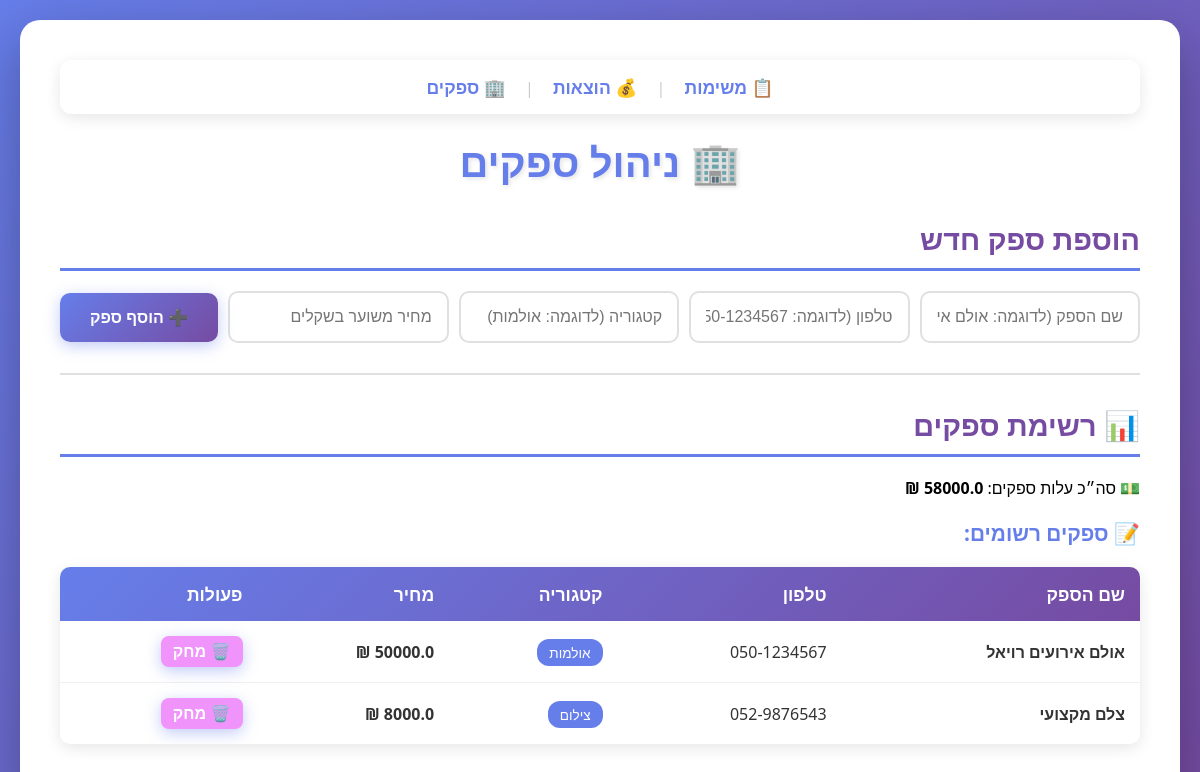
Before: /suppliers with the older database file.
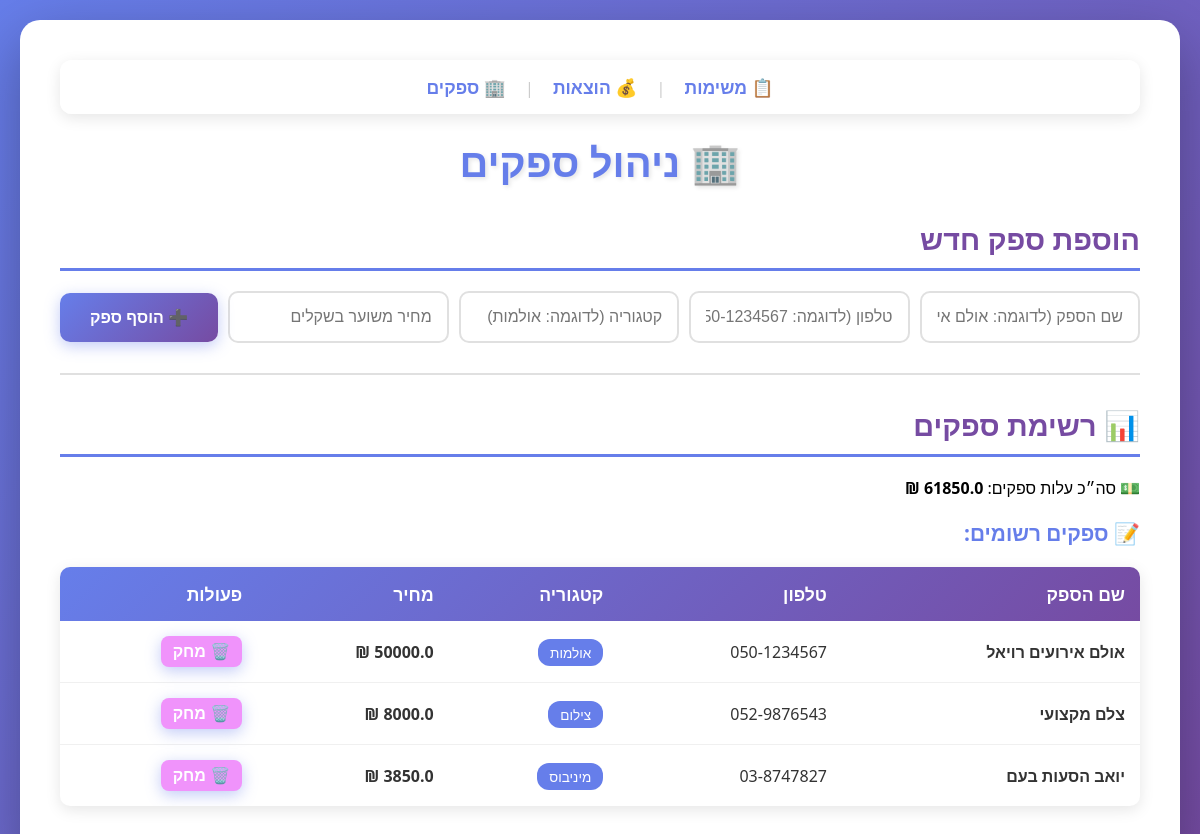
After: the same page with the newer database file.
### tables this page shows
CREATE TABLE suppliers (
    id INTEGER PRIMARY KEY AUTOINCREMENT,
    name TEXT NOT NULL,
    phone TEXT,
    category TEXT,
    price REAL
);

### app.py (the view)
@app.route('/suppliers')
def suppliers():
    conn = sqlite3.connect('database.db')
    conn.row_factory = sqlite3.Row
    c = conn.cursor()
    c.execute('SELECT * FROM suppliers')
    suppliers = c.fetchall()
    c.execute('SELECT SUM(price) FROM suppliers')
    total = c.fetchone()[0] or 0
    conn.close()
    return render_template('suppliers.html', suppliers=suppliers, total=total)

### templates/suppliers.html (shortened to what this page needs)
<!DOCTYPE html>
<html lang="he">
<head>
    <link rel="stylesheet" href="{{ url_for('static', filename='css/style.css') }}">
</head>
<body>
    <div class="container">
        <nav style="background: rgba(255,255,255,0.95); padding: 15px; border-radius: 12px; margin-bottom: 20px; text-align: center; box-shadow: 0 4px 15px rgba(0,0,0,0.1);">
            <a href="/tasks" style="margin: 0 15px; font-size: 1.1rem; text-decoration: none; color: #667eea; transition: all 0.3s;">📋 משימות</a>
            <span style="color: #ccc;">|</span>
            <a href="/budget" style="margin: 0 15px; font-size: 1.1rem; text-decoration: none; color: #667eea; transition: all 0.3s;">💰 הוצאות</a>
            <span style="color: #ccc;">|</span>
            <a href="/suppliers" style="margin: 0 15px; font-size: 1.1rem; text-decoration: none; color: #667eea; font-weight: bold; transition: all 0.3s;">🏢 ספקים</a>
        </nav>
        <h1>🏢 ניהול ספקים</h1>
        <h2>הוספת ספק חדש</h2>
        <form action="/suppliers/add" method="post">
            <input type="text" name="name" placeholder="שם הספק (לדוגמה: אולם אירועים רויאל)" required>
            <input type="text" name="phone" placeholder="טלפון (לדוגמה: 050-1234567)">
            <input type="text" name="category" placeholder="קטגוריה (לדוגמה: אולמות)" required>
            <input type="number" step="0.01" name="price" placeholder="מחיר משוער בשקלים">
            <button type="submit">➕ הוסף ספק</button>
        </form>
        <hr>
        <h2>📊 רשימת ספקים</h2>
        <p>💵 סה״כ עלות ספקים: <strong>{{ total }} ₪</strong></p>
        <h3>📝 ספקים רשומים:</h3>
        {% if suppliers %}
        <table>
            <thead>
                <tr>
                    <th>שם הספק</th>
                    <th>טלפון</th>
                    <th>קטגוריה</th>
                    <th>מחיר</th>
                    <th>פעולות</th>
                </tr>
            </thead>
            <tbody>
                {% for s in suppliers %}
                <tr>
                    <td><strong>{{ s.name }}</strong></td>
                    <td>{{ s.phone }}</td>
                    <td><span style="background: #667eea; color: white; padding: 4px 12px; border-radius: 12px; font-size: 0.85rem;">{{ s.category }}</span></td>
                    <td style="color: #667eea; font-weight: 700;">{{ s.price }} ₪</td>
                    <td>
                        <form action="/suppliers/delete/{{ s.id }}" method="post" style="display: inline;">
                            <button type="submit" style="background: #f093fb; border: none; padding: 6px 12px; border-radius: 8px; cursor: pointer; font-size: 1rem;">🗑️ מחק</button>
                        </form>
                    </td>
                </tr>
                {% endfor %}
            </tbody>
        </table>
        {% else %}
        <div class="empty-message">
            <p>📭 אין ספקים רשומים עדיין. הוסף ספק ראשון!</p>
        </div>
        {% endif %}
    </div>
</body>
</html>

### static/css/style.css (style rules this page uses)
* { margin: 0; padding: 0; box-sizing: border-box; }
body { font-family: 'Segoe UI', Tahoma, Geneva, Verdana, sans-serif; background: linear-gradient(135deg, #667eea 0%, #764ba2 100%); min-height: 100vh; padding: 20px; direction: rtl; }
.container { max-width: 1200px; margin: 0 auto; background: white; padding: 40px; border-radius: 20px; box-shadow: 0 20px 60px rgba(0, 0, 0, 0.3); animation: fadeIn 0.5s ease-in; }
h1 { color: #667eea; text-align: center; margin-bottom: 30px; font-size: 2.5rem; text-shadow: 2px 2px 4px rgba(0, 0, 0, 0.1); }
h2 { color: #764ba2; margin: 30px 0 20px 0; padding-bottom: 10px; border-bottom: 3px solid #667eea; font-size: 1.8rem; }
h3 { color: #667eea; margin: 20px 0 15px 0; font-size: 1.3rem; }
hr { border: none; border-top: 2px solid #e0e0e0; margin: 30px 0; }
form { margin: 20px 0; display: flex; gap: 10px; flex-wrap: wrap; align-items: center; }
input[type="text"], input[type="number"], select { flex: 1; min-width: 200px; padding: 15px; border: 2px solid #e0e0e0; border-radius: 10px; font-size: 1rem; transition: all 0.3s; }
button { padding: 15px 30px; background: linear-gradient(135deg, #667eea 0%, #764ba2 100%); color: white; border: none; border-radius: 10px; font-size: 1rem; font-weight: bold; cursor: pointer; transition: all 0.3s; box-shadow: 0 4px 15px rgba(102, 126, 234, 0.4); }
table { width: 100%; border-collapse: collapse; margin: 20px 0; background: white; border-radius: 10px; overflow: hidden; box-shadow: 0 4px 15px rgba(0, 0, 0, 0.1); }
thead { background: linear-gradient(135deg, #667eea 0%, #764ba2 100%); color: white; }
th { padding: 15px; text-align: right; font-weight: bold; font-size: 1.1rem; }
td { padding: 15px; border-bottom: 1px solid #f0f0f0; text-align: right; color: #333 !important; vertical-align: middle; }
td strong { color: #333 !important; font-size: 1rem; }
tr:last-child td { border-bottom: none; }
a { color: #667eea; text-decoration: none; font-weight: bold; transition: all 0.3s; }

Changed rows visible on the page:
added suppliers: name "יואב הסעות בעם", phone "03-8747827", category "מיניבוס"
